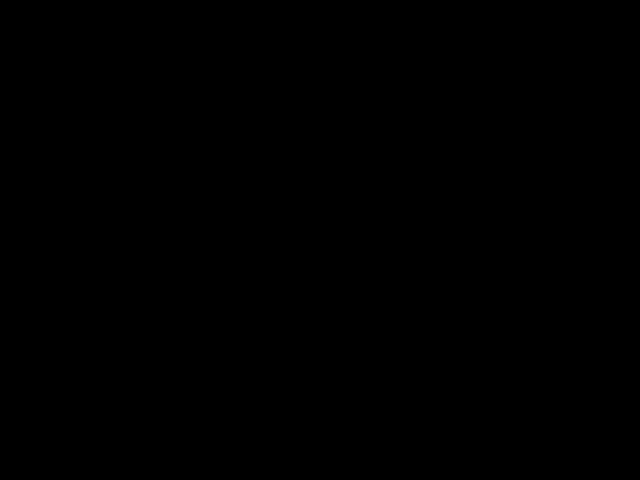
Frame 1 (no input)
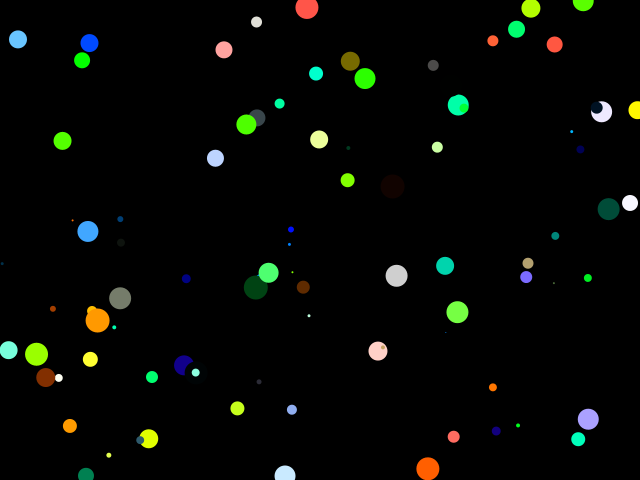
Frame 60 (the mouse pressed at the canvas centre just before this capture)
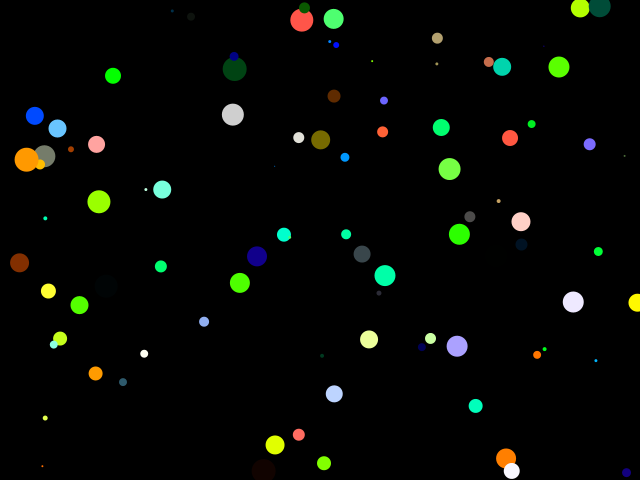
Frame 120 (the mouse held since frame 60 and released just before this capture)

The Processing sketch that drew these frames (run headless with seeded random() and noise(); from frame 60 on, the mouse is pressed at the canvas centre):

// Processing sketch: ex21_ballsBouncingArray
// ── ex21_ballsBouncingArray.pde
// Coded in class 
// Interaction Lab 2021 Fall
// Rudi's section
// 2021 - 10 - 11

int numberOfInstances = 100;

float[] xPositions = new float[numberOfInstances];
float[] yPositions = new float[numberOfInstances];
color[] cValues = new color[numberOfInstances];
int[] sValues = new int[numberOfInstances];
float[] xSpeeds = new float[numberOfInstances];
float[] ySpeeds = new float[numberOfInstances];

void setup() {
  size(640, 480);
  noStroke();
  colorMode(HSB, 360, 100, 100);
  for (int index = 0; index < numberOfInstances; index++) {
    //You should changes the equations on the right side of the equals sign
    xPositions[index] = random(0, width);
    yPositions[index] = random(-100, -10); //we start the rain
    cValues[index] = color(random(0, 255), random(0, 255), random(0, 255));
    sValues[index] = int(random(1, 25));
    xSpeeds[index] = random(-3, 3);
    ySpeeds[index] = random(1, 10);
  }
}

void draw() {
  background(0);
  for (int index = 0; index < numberOfInstances; index++) {
    display(xPositions[index], yPositions[index], cValues[index], sValues[index]);

    if ((xPositions[index] < sValues[index]/2) || (xPositions[index] > width - sValues[index]/2)) {
      xSpeeds[index] *= -1;
    }
    if ( (yPositions[index] > height - sValues[index]/2)) { //we dont do (yPositions[index] < sValues[index]/2)  because we want the rain to fall 
      yPositions[index] = random(-100, -10);
    }
    xPositions[index] += xSpeeds[index];
    yPositions[index] += ySpeeds[index];
  }
}

void display(float x, float y, color c, int s) {
  fill(c);
  ellipse(x, y, s, s);
}
